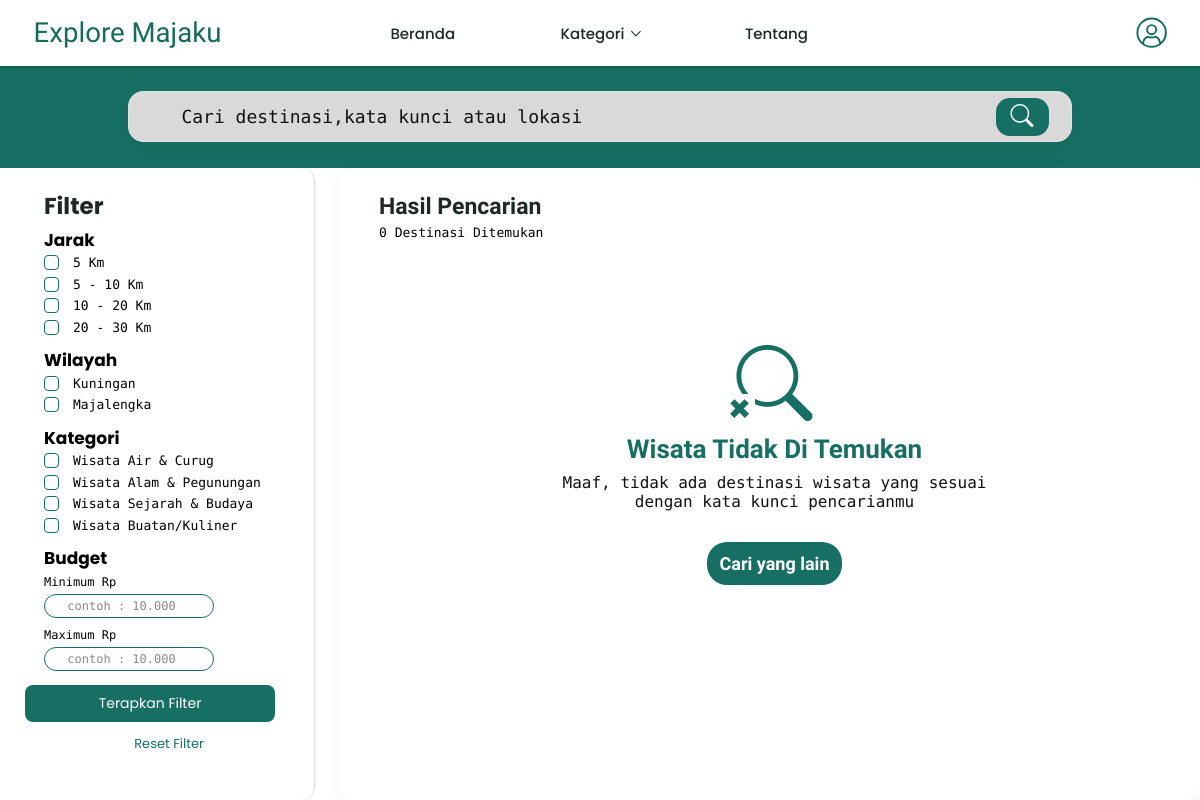
Screenshot of /FrontEnd/pages/hasil_pencarian.php with the database file from the repository.
### tables this page shows
CREATE TABLE `kategori` (
  `Id_kategori` int(12) NOT NULL AUTO_INCREMENT,
  `nama_kategori` varchar(255) NOT NULL,
  `deskripsi` text DEFAULT NULL,
  `gambar` varchar(600) DEFAULT NULL,
  `aktif` tinyint(1) NOT NULL DEFAULT 1,
  PRIMARY KEY (`Id_kategori`)
);

### Backend/database/wisata_repository.php (called while the page is built, shortened)
<?php
function fetchActiveCategories(?mysqli $connection): array
{
    $result = $connection->query(
        "SELECT Id_kategori, nama_kategori, deskripsi, gambar
         FROM kategori
         WHERE aktif = 1
         ORDER BY nama_kategori"
    );
    $categories = $result->fetch_all(MYSQLI_ASSOC);
    return $categories;
}

### FrontEnd/pages/hasil_pencarian.php (the view, shortened to what this page needs)
<?php
$keyword = isset($_GET['q']) && is_string($_GET['q'])
    ? trim($_GET['q'])
    : (isset($_GET['keyword']) && is_string($_GET['keyword'])
        ? trim($_GET['keyword'])
        : '');
$keywordLength = preg_match_all('/./us', $keyword);
$isShortKeyword = $keyword !== '' && $keywordLength !== false && $keywordLength < 2;
$wilayahDipilih = is_array($_GET['wilayah'] ?? null) ? $_GET['wilayah'] : [];
$kategoriDipilih = is_array($_GET['kategori'] ?? null) ? $_GET['kategori'] : [];
$jarakDipilih = is_array($_GET['distance'] ?? null)
    ? array_values(array_filter($_GET['distance'], 'is_string'))
    : [];
$minimumBudgetInput = is_string($_GET['min'] ?? null)
    ? trim($_GET['min'])
    : '';
$maximumBudgetInput = is_string($_GET['max'] ?? null)
    ? trim($_GET['max'])
    : '';
$hasMinimumBudget = $minimumBudgetInput !== '';
$hasMaximumBudget = $maximumBudgetInput !== '';
$parsedMinimumBudget = $hasMinimumBudget
    ? filter_var($minimumBudgetInput, FILTER_VALIDATE_INT, ['options' => ['min_range' => 0]])
    : 0;
$parsedMaximumBudget = $hasMaximumBudget
    ? filter_var($maximumBudgetInput, FILTER_VALIDATE_INT, ['options' => ['min_range' => 0]])
    : 1000000;
$isInvalidBudgetInput = $parsedMinimumBudget === false || $parsedMaximumBudget === false;
$budgetMin = $parsedMinimumBudget === false ? 0 : (int) $parsedMinimumBudget;
$budgetMax = $parsedMaximumBudget === false ? 1000000 : (int) $parsedMaximumBudget;
$isInvalidBudgetRange = !$isInvalidBudgetInput &&
    $hasMinimumBudget &&
    $hasMaximumBudget &&
    $budgetMin > $budgetMax;
$hasBudgetValidationError = $isInvalidBudgetInput || $isInvalidBudgetRange;
$categoryDisplayNames = [
    1 => 'Wisata Alam & Pegunungan',
    4 => 'Wisata Air & Curug',
    3 => 'Wisata Buatan & Kuliner',
    2 => 'Wisata Sejarah & Budaya'
];
$categoryFilterNames = $categoryDisplayNames;
$categoryFilterNames[3] = 'Wisata Buatan/Kuliner';
$destinasi = [];
$filterCategories = [];
$regionOptions = [
    'Kuningan' => 'Kuningan',
    'Majalengka' => 'Majalengka'
];
try {
    require_once __DIR__ . '/../../Backend/database/koneksi.php';
    require_once __DIR__ . '/../../Backend/database/wisata_repository.php';
    $filterCategories = fetchActiveCategories($conn);
} catch (Throwable $exception) {
    error_log($exception->getMessage());
    $destinasi = [];
}
$regionOptions = array_values($regionOptions);
$hasil = $isShortKeyword || $hasBudgetValidationError
    ? []
    : array_filter($destinasi, function ($item) use (
    $keyword,
    $wilayahDipilih,
    $kategoriDipilih,
    $budgetMin,
    $budgetMax
) {
    $cocokKeyword = true;
    if ($keyword !== '') {
        $teksCari = strtolower(
            $item['nama'] . ' ' .
            $item['wilayah'] . ' ' .
            $item['kategori']
        );
        $cocokKeyword = strpos(
            $teksCari,
            strtolower($keyword)
        ) !== false;
    }
    $cocokWilayah = empty($wilayahDipilih);
    foreach ($wilayahDipilih as $wilayah) {
        if (is_string($wilayah) && stripos($item['lokasi'], $wilayah) !== false) {
            $cocokWilayah = true;
        }
    }
    $cocokKategori = empty($kategoriDipilih) ||
        in_array($item['id_kategori'], $kategoriDipilih, true);
    $cocokBudget = $item['harga'] >= $budgetMin &&
        $item['harga'] <= $budgetMax;
    return $cocokKeyword &&
        $cocokWilayah &&
        $cocokKategori &&
        $cocokBudget;
});
$jumlahHasil = count($hasil);
function terpilih($daftar, $nilai)
{
    return in_array($nilai, $daftar, true) ? 'checked' : '';
}
?>
<!DOCTYPE html>
<html lang="id">
<head>
    <link
        href="https://cdn.jsdelivr.net/npm/bootstrap@5.3.3/dist/css/bootstrap.min.css"
        rel="stylesheet"
    >
    <link
        rel="stylesheet"
        href="https://cdn.jsdelivr.net/npm/bootstrap-icons@1.11.3/font/bootstrap-icons.min.css"
    >
    <link rel="stylesheet" href="../CSS/theme.css?v=shared-layout-4">
    <link rel="stylesheet" href="../CSS/hasil_pencarian.css?v=search-reference-2">
    <link rel="stylesheet" href="../CSS/navbar-common.css?v=2">
</head>
<body class="site-navbar-page search-results-page">
<header class="ep-navbar site-navbar">
    <div class="ep-navbar__inner">
        <a class="ep-logo" href="../../index.php">Explore Majaku</a>
        <nav class="ep-menu" aria-label="Menu utama">
            <a class="ep-menu__beranda" href="../../index.php">Beranda</a>
            <details class="category-dropdown ep-menu__kategori">
                <summary>
                    <span>Kategori</span>
                    <span class="ep-menu__panah" aria-hidden="true"></span>
                </summary>
            </details>
            <a class="ep-menu__tentang" href="tentang.php">Tentang</a>
        </nav>
        <div class="ep-aksi">
            <a class="ep-ikon ep-ikon--profil" href="profil.php" aria-label="Profil">
                <svg viewBox="0 0 40 40" fill="none" stroke="currentColor" stroke-width="2.5" stroke-linecap="round" stroke-linejoin="round" aria-hidden="true">
                    <circle cx="20" cy="20" r="18.2"/>
                    <circle cx="20" cy="16.2" r="5.8"/>
                    <path d="M9 33.5C9.7 29.2 12.2 26 15.2 25.2C17 26.6 23 26.6 24.8 25.2C27.8 26 30.3 29.2 31 33.5"/>
                </svg>
            </a>
        </div>
    </div>
</header>
<section class="search-header<?= $isShortKeyword ? ' has-validation' : '' ?>">
    <form action="../../search" method="GET" class="search-box" novalidate
          data-api-url="../../api/destinations/search?q={kata-kunci}">
        <input
            type="search"
            name="q"
            placeholder="Cari destinasi,kata kunci atau lokasi"
            value="<?= htmlspecialchars($keyword, ENT_QUOTES, 'UTF-8') ?>"
            aria-label="Cari destinasi"
            aria-describedby="searchValidation"
            aria-invalid="<?= $isShortKeyword ? 'true' : 'false' ?>"
        >
        <button type="submit" aria-label="Cari">
            <i class="bi bi-search"></i>
        </button>
    </form>
</section>
<main class="search-layout">
    <aside class="filter-sidebar">
        <form action="../../search" method="GET" id="filterForm">
            <h2 class="filter-title">Filter</h2>
            <div class="filter-group distance-filter">
                <h3>Jarak</h3>
                <?php foreach ([
                    '0-5' => '5 Km',
                    '5-10' => '5 - 10 Km',
                    '10-20' => '10 - 20 Km',
                    '20-30' => '20 - 30 Km'
                ] as $distanceValue => $distanceLabel): ?>
                    <label class="filter-option">
                        <input type="checkbox" name="distance[]" value="<?= $distanceValue ?>"
                            <?= terpilih($jarakDipilih, $distanceValue) ?>>
                        <span><?= htmlspecialchars($distanceLabel, ENT_QUOTES, 'UTF-8') ?></span>
                    </label>
                <?php endforeach; ?>
            </div>
            <div class="filter-group">
                <h3>Wilayah</h3>
                <?php foreach ($regionOptions as $region): ?>
                    <label class="filter-option">
                        <input type="checkbox" name="wilayah[]" value="<?= htmlspecialchars($region, ENT_QUOTES, 'UTF-8') ?>"
                            <?= terpilih($wilayahDipilih, $region) ?>>
                        <span><?= htmlspecialchars($region, ENT_QUOTES, 'UTF-8') ?></span>
                    </label>
                <?php endforeach; ?>
            </div>
            <div class="filter-group">
                <h3>Kategori</h3>
                <?php foreach ($filterCategories as $filterCategory): ?>
                    <?php $categoryValue = (string) $filterCategory['Id_kategori']; ?>
                    <label class="filter-option">
                        <input type="checkbox" name="kategori[]" value="<?= $categoryValue ?>"
                            <?= terpilih($kategoriDipilih, $categoryValue) ?>>
                        <span><?= htmlspecialchars(
                            $categoryFilterNames[(int) $filterCategory['Id_kategori']]
                                ?? $filterCategory['nama_kategori'],
                            ENT_QUOTES,
                            'UTF-8'
                        ) ?></span>
                    </label>
                <?php endforeach; ?>
            </div>
            <div class="filter-group budget-group">
                <h3>Budget</h3>
                <div class="budget-field">
                    <label for="minBudget">Minimum Rp</label>
                    <input
                        type="number"
                        id="minBudget"
                        name="min"
                        min="0"
                        placeholder="contoh : 10.000"
                        value="<?= $hasMinimumBudget ? htmlspecialchars($minimumBudgetInput, ENT_QUOTES, 'UTF-8') : '' ?>"
                        aria-invalid="<?= $hasBudgetValidationError ? 'true' : 'false' ?>"
                    >
                </div>
                <div class="budget-field">
                    <label for="maxBudget">Maximum Rp</label>
                    <input
                        type="number"
                        id="maxBudget"
                        name="max"
                        min="0"
                        placeholder="contoh : 10.000"
                        value="<?= $hasMaximumBudget ? htmlspecialchars($maximumBudgetInput, ENT_QUOTES, 'UTF-8') : '' ?>"
                        aria-invalid="<?= $hasBudgetValidationError ? 'true' : 'false' ?>"
                    >
                </div>
            </div>
            <button type="submit" class="apply-filter">
                Terapkan Filter
            </button>
            <a href="../../search" class="reset-filter">
                Reset Filter
            </a>
        </form>
    </aside>
    <section class="results-section">
        <div class="results-heading">
            <h1>Hasil Pencarian</h1>
            <p>
                <?= $jumlahHasil ?> Destinasi Ditemukan
            </p>
        </div>
        <div class="destination-grid">
            <?php if ($jumlahHasil > 0): ?>
                <?php foreach ($hasil as $item): ?>
                    <a
                        href="detail-wisata.php?id=<?= rawurlencode($item['id']) ?>"
                        class="destination-card"
                    >
                        <img
                            src="../../<?= htmlspecialchars($item['gambar'] ?? 'FrontEnd/assets/images/img.png', ENT_QUOTES, 'UTF-8') ?>"
                            alt="<?= htmlspecialchars($item['nama'], ENT_QUOTES, 'UTF-8') ?>"
                            loading="lazy"
                            onerror="this.onerror=null;this.src='../assets/images/img.png';"
                        >
                        <div class="card-content">
                            <h2>
                                <?= htmlspecialchars($item['nama'], ENT_QUOTES, 'UTF-8') ?>
                            </h2>
                            <div class="rating">
                                <?php if ($item['rating'] !== null && $item['review_count'] > 0): ?>
                                    <span class="stars" aria-label="Rating <?= number_format($item['rating'], 1, ',', '.') ?> dari 5">★★★</span>
                                    <span class="review-count">(<?= htmlspecialchars(formatReviewCount((int) $item['review_count']), ENT_QUOTES, 'UTF-8') ?> ulasan)</span>
                                <?php else: ?>
                                    <span class="review-count">Belum ada ulasan</span>
                                <?php endif; ?>
                            </div>
                            <div class="location">
                                <svg class="map-pin-icon" viewBox="0 0 40 44" aria-hidden="true">
                                    <ellipse class="map-pin-ground" cx="20" cy="37" rx="14" ry="5"></ellipse>
                                    <path class="map-pin-ground-right" d="M20 32a14 5 0 0 1 0 10z"></path>
                                    <path class="map-pin-body" d="M20 3C13.4 3 9 7.9 9 13.8c0 7.2 8.6 14.6 11 19.2 2.4-4.6 11-12 11-19.2C31 7.9 26.6 3 20 3z"></path>
                                    <circle class="map-pin-hole" cx="20" cy="13.5" r="4.8"></circle>
                                </svg>
                                <span>
                                    <?= htmlspecialchars($item['lokasi'], ENT_QUOTES, 'UTF-8') ?>
                                </span>
                            </div>
                            <span
                                class="distance"
                                data-latitude="<?= htmlspecialchars((string) $item['latitude'], ENT_QUOTES, 'UTF-8') ?>"
                                data-longitude="<?= htmlspecialchars((string) $item['longitude'], ENT_QUOTES, 'UTF-8') ?>"
                            >
                                Menghitung jarak...
                            </span>
                        </div>
                    </a>
                <?php endforeach; ?>
            <?php else: ?>
                <div class="empty-results" role="status">
                    <span class="empty-search-icon" aria-hidden="true">
                        <i class="bi bi-search"></i>
                        <span>×</span>
                    </span>
                    <h2>Wisata Tidak Di Temukan</h2>
                    <p>Maaf, tidak ada destinasi wisata yang sesuai dengan kata kunci pencarianmu</p>
                    <a href="../../search">Cari yang lain</a>
                </div>
            <?php endif; ?>
        </div>
    </section>
</main>
</body>
</html>

### rows the page displays
kategori: Id_kategori "Wisata Air & Curug"
kategori: Id_kategori "Wisata Alam & Pegunungan"
kategori: Id_kategori "Wisata Sejarah & Budaya"
kategori: Id_kategori "Wisata Buatan/Kuliner"

### other values shown
$distanceLabel "5 Km"
$distanceLabel "5 - 10 Km"
$distanceLabel "10 - 20 Km"
$distanceLabel "20 - 30 Km"
$region "Kuningan"
$region "Majalengka"
$jumlahHasil "0"
